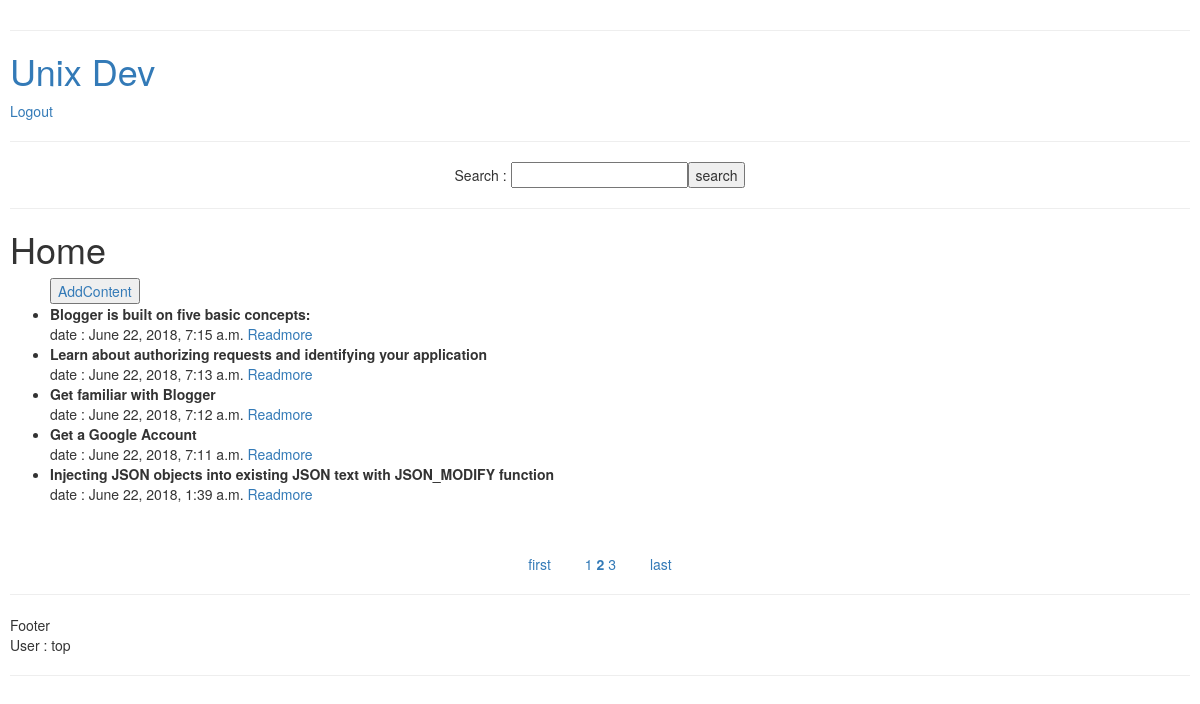
Page /blog/?page=2 (signed in) on the committed database.
### blog/models.py (models this page shows, shortened)
class Blog(models.Model):
    user = models.ForeignKey(User, on_delete=models.CASCADE, default=1)
    title = models.CharField(max_length=100)
    content = models.CharField(max_length=255)
    created_at = models.DateTimeField(auto_now_add=True)
    updated_at = models.DateTimeField(auto_now=True)

### blog/views.py (the view)
# urls.py: path('', views.index, name='index'),
def index(request):
    print('index')
    list_title = Blog.objects.order_by('-created_at')
    paginator = Paginator(list_title, 5)
    page = request.GET.get('page')
    blogs = paginator.get_page(page)
    return render(request, 'blog/index.html', {'list' : blogs, 'user' : { 'user_name': request.user ,'status_login': sessionResult(request)}})

### blog/views.py (called while the page is built)
def sessionResult(request):
    if request.session.keys():
        return True
    else:
        return False

### blog/templates/blog/index.html
{% extends 'base_layout.html' %}
{% block content %}
    <h1>Home</h1>
    {% if list %}
        <ul>
            {% if user.status_login %}
                <button><a href="{% url 'blog:addForm' %}">AddContent</a></button>
            {% endif %}
            {% for item in list %}
                <li style="font-weight: bold">{{item.title}}</li>date : {{item.created_at}} <a href="{% url 'blog:detail' item.id %}">Readmore</a>
            {% endfor %}
        </ul>
        <br>
        <div class="pagination" style="text-align: center; display: block;">
            <a href="?page=1">first</a>
            <div style="display: inline; padding-left: 30px; padding-right: 30px">
                {% for i in list.paginator.page_range %}
                    {% if list.number == i %}
                        <strong><a href="?page={{i}}">{{i}}</a></strong>
                    {% else %}
                        <a href="?page={{i}}">{{i}}</a>
                    {% endif %}
                {% endfor %}
            </div>
            <a href="?page={{ list.paginator.num_pages }}">last</a>
        </div>
    {% else %}
        <p>This blog is Empty</p>
        <button><a href="{% url 'blog:addForm' %}">AddContent</a></button>
    {% endif %}
{% endblock %}

### account/templates/base_layout.html (shortened to what this page needs)
<!DOCTYPE html>
<html lang="en">
  <head>
    <link rel="stylesheet" href="https://maxcdn.bootstrapcdn.com/bootstrap/3.3.7/css/bootstrap.min.css">
  </head>
  <body>
      <div style="padding: 10px">
        <hr>
        <h1><a href="{% url 'blog:index' %}">Unix Dev</a></h1>
        {% if user.status_login %}
          <a href="{% url 'account:logout' %}">Logout</a>
        {% else %}
          <a href="{% url 'account:login' %}">Login</a>
          <a href="{% url 'account:register' %}">Register</a>
        {% endif %}
        <div align="center">
          <hr>
            <form action="{% url 'blog:search' %}" method="post">
                    Search : <input type="text" name="search"><input type="submit" value="search">
            </form>
          <hr>
        </div>
        <div class="wrapper">
            {% block content %}
            {% endblock %}
        </div>
        <hr>
        Footer
        {% if user.status_login %}
          <p>User : {{user.user_name}}<p>
        {% endif %}
        <hr>
    </div>
  </body>
</html>

### rows in the picture
Blog: title "Blogger is built on five basic concepts:", created_at "June 22, 2018, 7:15 a.m."
Blog: title "Learn about authorizing requests and identifying your application", created_at "June 22, 2018, 7:13 a.m."
Blog: title "Get familiar with Blogger", created_at "June 22, 2018, 7:12 a.m."
Blog: title "Get a Google Account", created_at "June 22, 2018, 7:11 a.m."
Blog: title "Injecting JSON objects into existing JSON text with JSON_MODIFY function", created_at "June 22, 2018, 1:39 a.m."

### other values in the picture
{{ i }} "1" "3"
{{ i }} "2"
{{ user.user_name }} "top"
